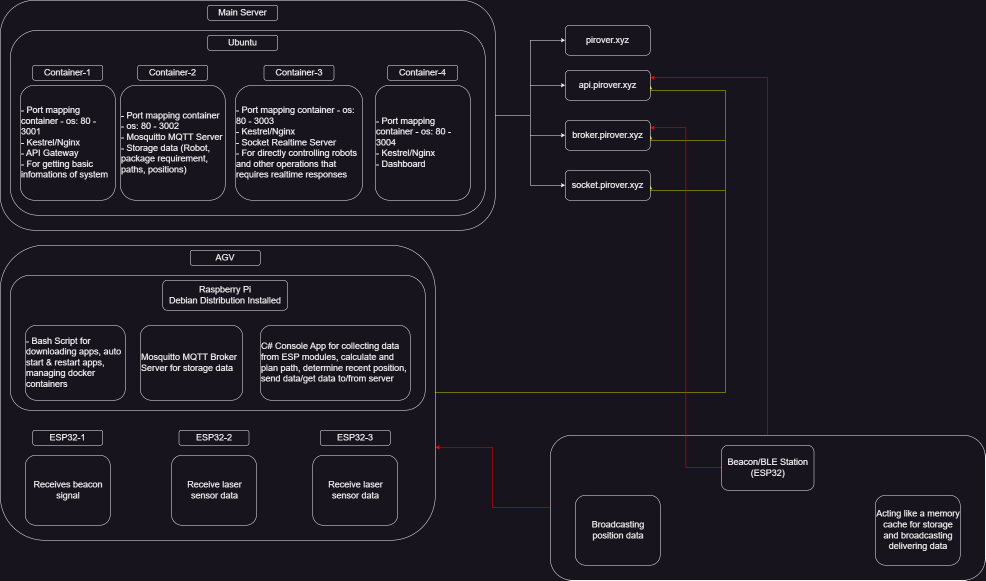
#> input picture Software Design/General.drawio.png, 1971 x 1161 px, given in place of video-4.mp4, which was not available (shown at 1/2 size)
$ python main.py
#> lines starting #> are read from the running program, lines starting #| are printed output that depends on the picture; after the words box and inside, x2 and y2 are one past the last pixel; in counts of white or black regions, pixels touching at a corner belong together; pictures that were not available may be replaced by others from this repository, and a replacement may not be noted
#> in main, frame is the input picture: shape (1161, 1971, 3); mean B, G, R 35.8, 27.2, 31.3
import imutils
import sys
import cv2
import numpy as np
import time
import os
import json
import paho.mqtt.client as mqtt
import concurrent.futures

from threading import Thread
from imutils.video import FPS
from tkinter import *
from tkinter import ttk
from PIL import ImageTk, Image
from datetime import datetime

start_time = time.time()

# MQTT variables
client = None
broker = "127.0.0.1"
port = 1883
command_topic = "ipc/camera/command"
data_topic = "ipc/camera/data"
data_msg = ""
command_msg = ""
isLoopStop = False
json_data = ""

# Dictionary to store frame data
bottom_cam_frame_data = {
    "camera-type": "bottom",
    "timestamp": "",
    "center-distance": "",
    "tilt-angle": ""
}

front_cam_frame_data = {
    "camera-type": "front",
    "timestamp": "",
    "center-distance": "",
    "tilt-angle": ""
}

# Video source
# video_source = 'video-4.mp4'
video_sources = [
    ('video-4.mp4', 'bottom'),
    ('video-5.mp4', 'bottom'),
    ('video-1.mp4', 'front'),
    ('video-2.mp4', 'front')
]

# RSTP link from camera
rstp_link = 'rtsp://admin:L220E1A5@192.168.227.145:554/cam/realmonitor?channel=1&subtype=0&unicast=true&proto=Onvif'

# Global variables
img, img_binary = None, None
centerDistance = 0
isStartingDetect = True
lastTimestamp = 0
lastCenterDistance = 0
lastTiltAngle = 0


def pre_processing(frame, arg, addedBorderColor):
    # Resize to 448x448
#> called with arg = 'binary', addedBorderColor = 'white'
    img = cv2.resize(frame, (448, 448))

    if (addedBorderColor == "white"):
        # Add a white border line to 4 sides of the image, border size = 5
        img = cv2.copyMakeBorder(img, 2, 2, 2, 2, cv2.BORDER_CONSTANT, value=[255, 255, 255])
    else:
        # Add a black border line to 4 sides of the image, border size = 5
        img = cv2.copyMakeBorder(img, 2, 2, 2, 2, cv2.BORDER_CONSTANT, value=[0, 0, 0])

    # Convert to gray scale
    img_gray = cv2.cvtColor(img, cv2.COLOR_BGR2GRAY)

    # Convert to HSV
    img_hsv = cv2.cvtColor(img, cv2.COLOR_BGR2HSV)
#> img_hsv: shape (452, 452, 3); mean H, S, V 130.1, 73.8, 39.6

    # Gaussian blur
    gaussian_blurframe = cv2.GaussianBlur(img_gray, (5, 5), 0);

    # Median blur
    median_blurframe = cv2.medianBlur(img_gray, 5)

    # Binary threshold
    ret, img_binary = cv2.threshold(gaussian_blurframe, 127, 255, cv2.THRESH_BINARY)
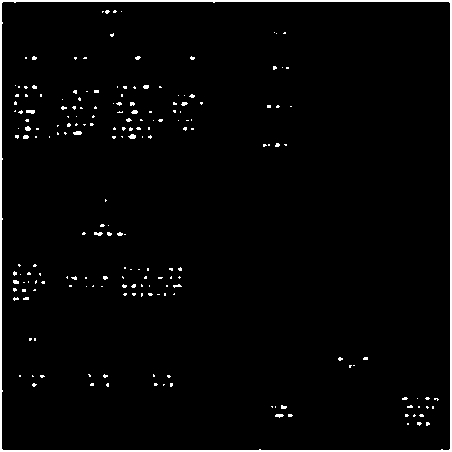
#> img_binary: shape (452, 452); 2.6% white; 197 white regions (184 under 20 px), largest, box (x1, y1, x2, y2) and area: (0, 0, 452, 452) 3620, (26, 110, 35, 114) 30, (73, 131, 82, 135) 30

    # Adaptive threshold
    img_adaptive_threshold = cv2.adaptiveThreshold(gaussian_blurframe, 255, cv2.ADAPTIVE_THRESH_GAUSSIAN_C,
                                                   cv2.THRESH_BINARY, 11, 2)
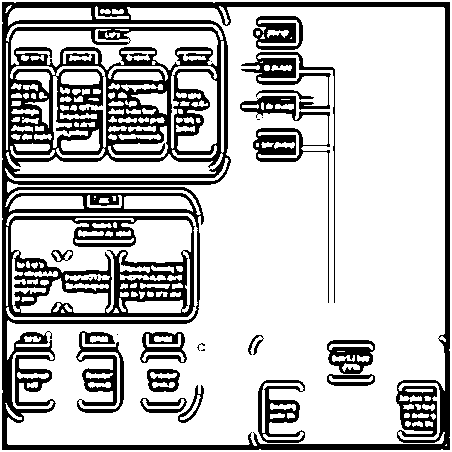
#> img_adaptive_threshold: shape (452, 452); 74.8% white; 24 black regions (8 under 20 px), largest, box (x1, y1, x2, y2) and area: (2, 2, 450, 450) 39939, (240, 96, 330, 303) 2104, (76, 331, 124, 413) 1765
    match arg:
        case 'none':
            return img
        case 'gray':
            return img_gray
        case 'hsv':
            return img_hsv
        case 'binary':
            return img_binary
        case 'adaptive':
            return img_adaptive_threshold


# [127 lines left out: functions connect_mqtt, on_connect, on_message, detect_lane_front_cam, not called in this run]


def detect_lane_bottom_cam(frame):
    # Global variables
    global centerDistance, json_data, lastTimestamp, lastCenterDistance, lastTiltAngle

    img_binary = pre_processing(frame, 'binary', "white")
    img_rbg = pre_processing(frame, 'none', "white")

    # Detect edges using canny
    img_canny = cv2.Canny(img_binary, 100, 200)
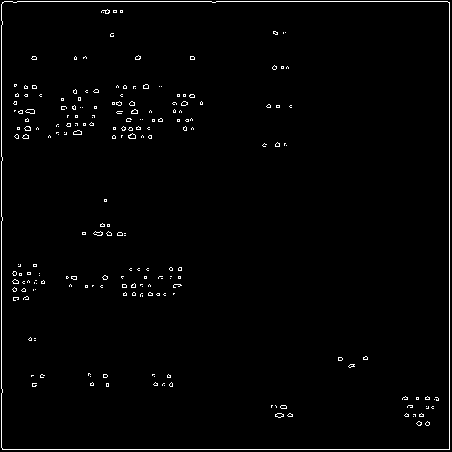
#> img_canny: shape (452, 452); 1.7% white in thin lines or dots

    # Find contours
    contours, hierarchy = cv2.findContours(img_canny, cv2.RETR_TREE, cv2.CHAIN_APPROX_SIMPLE)
#> contours = 323 contours, 310 with area under 20; largest, box (x1, y1, x2, y2) and area: (1, 1, 450, 450) 200673, (1, 1, 450, 450) 200671, (25, 109, 35, 114) 28, (25, 109, 35, 114) 28, (128, 133, 136, 139) 26

    # Draw contours
    cv2.drawContours(frame, contours, -1, (0, 255, 0), 5)
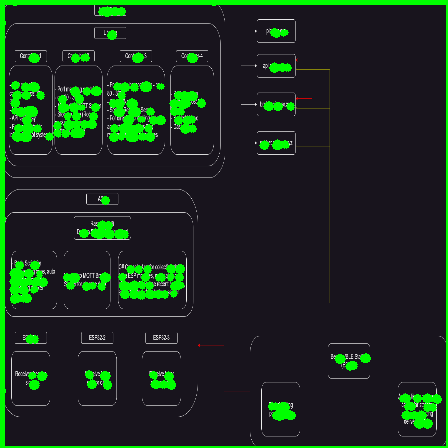
#> frame: shape (448, 448, 3); mean B, G, R 29.7, 45.2, 25.3

    # Filter contours by size from max to min
    contours = sorted(contours, key=cv2.contourArea, reverse=True)[:5]
#> contours = 5 contours; box (x1, y1, x2, y2) and area: (1, 1, 450, 450) 200673, (1, 1, 450, 450) 200671, (25, 109, 35, 114) 28, (25, 109, 35, 114) 28, (128, 133, 136, 139) 26

    # Get the biggest contour
    biggest_contour = contours[0]
#> biggest_contour = contour of 36 points, box (x1, y1, x2, y2) (1, 1, 450, 450), area 200673

    # Find moment of the biggest contour
    M = cv2.moments(biggest_contour)
#> M = moments, m00 200673, centre m10/m00, m01/m00 = (225, 225)

    # Get the center of the biggest contour
    cx = int(M['m10'] / M['m00'])
#> cx = 225
    cy = int(M['m01'] / M['m00'])
#> cy = 225

    # Get bounding rectangles for each contour
    rects = [cv2.boundingRect(cnt) for cnt in contours]
#> rects = [(1, 1, 449, 449), (1, 1, 449, 449), (25, 109, 10, 5), (25, 109, 10, 5), (128, 133, 8, 6)]

    # Draw the center of the biggest contour
    cv2.circle(frame, (cx, cy), 5, (0, 0, 255), -1)
#> frame: shape (448, 448, 3); 0.04% of pixels changed, all inside (x1, y1, x2, y2) = (220, 220, 231, 231)

    # Draw the bounding rectangles, color blue
    for rect in rects:
        x, y, w, h = rect
        cv2.rectangle(frame, (x, y), (x + w, y + h), (255, 0, 0), 2)
#> this loop made 5 passes
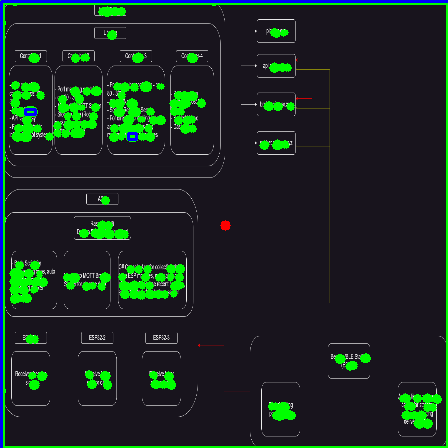
#> frame: shape (448, 448, 3); mean B, G, R 33.3, 41.6, 25.4

    # Draw min area rectangles, color yellow
    for cnt in contours:
        min_area_rect = cv2.minAreaRect(cnt)
        box = cv2.boxPoints(min_area_rect)
        box = np.int0(box)
        cv2.drawContours(frame, [box], 0, (0, 255, 255), 2)
#> this loop made 5 passes
#> (min_area_rect, box) on passes 1 to 5: (((225, 225), (448, 448), -90), [[449, 449], [1, 449], [1, 1], [449, 1]]), (((225, 225), (448, 448), -90), [[449, 449], [1, 449], [1, 1], [449, 1]]), (((29.5, 111), (4, 9), -90), [[34, 113], [25, 113], [25, 109], [34, 109]]), (((29.5, 111), (4, 9), -90), [[34, 113], [25, 113], [25, 109], [34, 109]]), (((131.5, 135.5), (5, 7), -90), [[135, 138], [128, 138], [128, 133], [135, 133]])
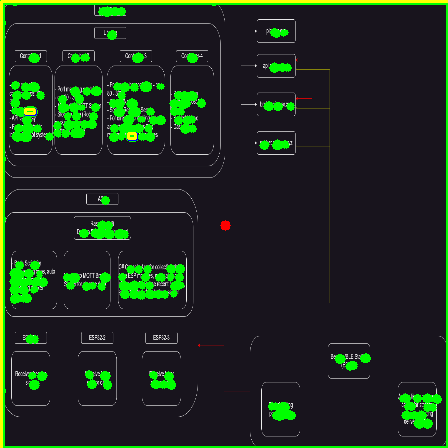
#> frame: shape (448, 448, 3); 1.41% of pixels changed, all inside (x1, y1, x2, y2) = (0, 0, 448, 448)

    # Draw a vertical line in the middle of the image, color red
    cv2.line(frame, (224, 0), (224, 448), (0, 0, 255), 2)

    # Draw a horizontal line in the middle of the image, color red
    cv2.line(frame, (0, 224), (448, 224), (0, 0, 255), 2)
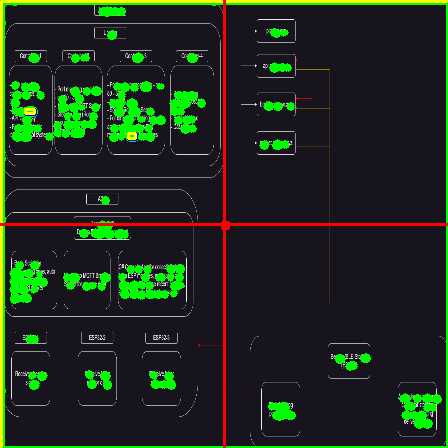
#> frame: shape (448, 448, 3); mean B, G, R 29.3, 44.7, 32

    # Calculate the distance between the center of the biggest contour and the center vertical line, with cases of the
    # center point is on the left or right of the center vertical line, always return distance in positive value
    if cx < 224:
        centerDistance = 224 - cx
    else:
        centerDistance = cx - 224
#> centerDistance = 1

    # Draw a connecting line between the center of the biggest contour and the vertical line, put the distance value, text color
    # and line color depend on the distance value
    if centerDistance < 50:
        cv2.line(frame, (cx, cy), (224, cy), (0, 255, 0), 2)
#> frame: shape (448, 448, 3); under 0.01% of pixels changed, all inside (x1, y1, x2, y2) = (223, 224, 227, 227)
        cv2.putText(frame, str(centerDistance), (cx, cy), cv2.FONT_HERSHEY_SIMPLEX, 1, (0, 255, 0), 2)
#> frame: shape (448, 448, 3); mean B, G, R 29.3, 44.9, 32
    elif centerDistance < 100:
        cv2.line(frame, (cx, cy), (224, cy), (0, 255, 255), 2)
        cv2.putText(frame, str(centerDistance), (cx, cy), cv2.FONT_HERSHEY_SIMPLEX, 1, (0, 255, 255), 2)
    else:
        cv2.line(frame, (cx, cy), (224, cy), (0, 0, 255), 2)
        cv2.putText(frame, str(centerDistance), (cx, cy), cv2.FONT_HERSHEY_SIMPLEX, 1, (0, 0, 255), 2)

    # Get time stamp at format linux time, to nano second
    timestamp = time.time_ns()

    # Check if last timestamp is different from current timestamp, if not, do not publish data to MQTT broker
    if timestamp != lastTimestamp:
        print("Publishing data to MQTT broker")
        bottom_cam_frame_data["timestamp"] = timestamp
        # If center distance is different from last center distance, publish data to MQTT broker
        if centerDistance != lastCenterDistance:
            bottom_cam_frame_data["center-distance"] = centerDistance
            # Serialize data to json format
            json_data = json.dumps(bottom_cam_frame_data)
            # Publish the json data to MQTT broker
            # client.publish(data_topic, json_data)
            # Update last timestamp and last center distance
            lastTimestamp = timestamp
            lastCenterDistance = centerDistance
#> lastCenterDistance = 1
    else:
        pass

    # Print the json data
    print(json_data)
#| {"camera-type": "bottom", "timestamp": 1795205249707399523, "center-distance": 1, "tilt-angle": ""}

    # Dislay the image
    cv2.imshow('Contours', frame)
    cv2.imshow('Canny', img_canny)


def main(camera_position, video_source):
    # Capture video from RTSP stream and display frame
    cap = cv2.VideoCapture(video_source)

    # Read frame and process
    while True:
        # Read the frame
        ret, frame = cap.read()
        # If frame is read correctly ret is True
        if not ret:
            print("Can't receive frame (stream end?). Exiting ...")
            # Release the video capture object
            cap.release()
            # Close all windows
            cv2.destroyAllWindows()
            break
        frame = cv2.resize(frame, (448, 448))
        if camera_position == 'front':
            detect_lane_front_cam(frame)
        else:
            detect_lane_bottom_cam(frame)
        # Press Q on keyboard to exit
        if cv2.waitKey(1) == ord('q'):
#> (key q is pressed here)
            break


def run_single_detection(video_index):
    video_source, camera_position = video_sources[video_index]
    main(camera_position, video_source)


# [4 lines left out: function run_all_detections, not called in this run]


if __name__ == "__main__":
    execute_all = False  # Set this flag to True to run all detections, False to run a single detection
    single_video_index = 0  # Set this to the index of the video to run if execute_all is False

    while True:
        if execute_all:
            run_all_detections()
        else:
            if 0 <= single_video_index < len(video_sources):
                run_single_detection(single_video_index)
            else:
                print("Invalid video index.")
                break
        break  # Exit the loop after one execution

# [16 lines of commented-out code are left out]
